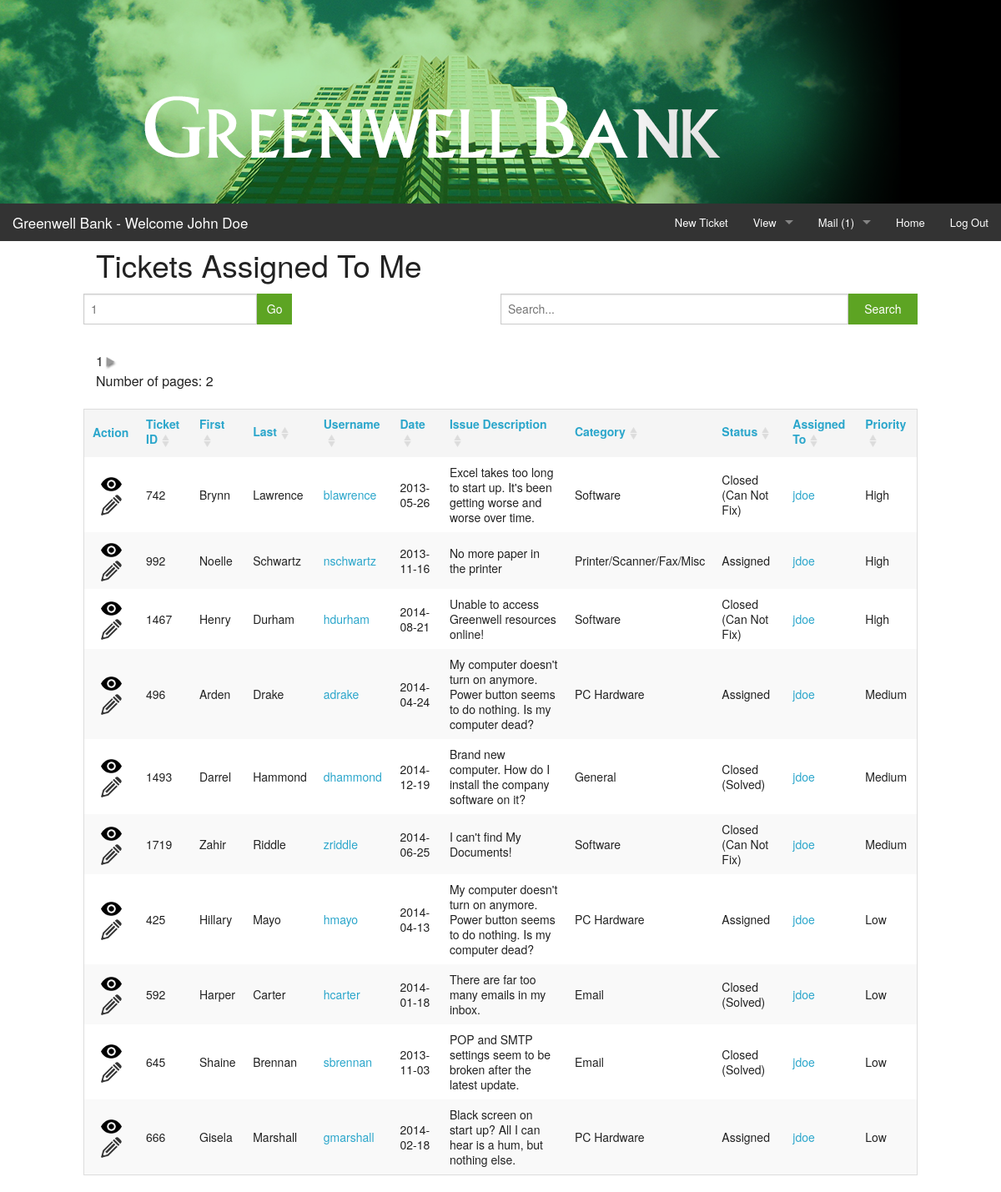
/assignedtickets.php (signed in), run on the app's committed database.
### tables this page shows
CREATE TABLE IF NOT EXISTS `ticket` (
  `ticketID` int(11) NOT NULL AUTO_INCREMENT,
  `userID` int(11) NOT NULL,
  `statusID` int(11) NOT NULL,
  `categoryID` int(11) NOT NULL,
  `priorityID` int(11) NOT NULL,
  `assignedTo` int(11) DEFAULT NULL,
  `timestamp` date NOT NULL,
  `issueDesc` text NOT NULL,
  PRIMARY KEY (`ticketID`)
);

CREATE TABLE IF NOT EXISTS `user` (
  `userID` int(11) NOT NULL AUTO_INCREMENT,
  `username` varchar(40) NOT NULL,
  `passwd` varchar(40) NOT NULL,
  `dateRegistered` date NOT NULL,
  `datePassword` date NOT NULL,
  `firstName` varchar(40) NOT NULL,
  `lastName` varchar(40) NOT NULL,
  `email` varchar(60) NOT NULL,
  `department` int(11) NOT NULL,
  `privilege` int(11) NOT NULL,
  PRIMARY KEY (`userID`)
);

CREATE TABLE IF NOT EXISTS `category` (
  `categoryID` int(11) NOT NULL AUTO_INCREMENT,
  `category` varchar(30) NOT NULL,
  PRIMARY KEY (`categoryID`)
);

CREATE TABLE IF NOT EXISTS `status` (
  `statusID` int(11) NOT NULL AUTO_INCREMENT,
  `status` varchar(20) NOT NULL,
  PRIMARY KEY (`statusID`)
);

CREATE TABLE IF NOT EXISTS `priority` (
  `priorityID` int(11) NOT NULL AUTO_INCREMENT,
  `priority` varchar(10) NOT NULL,
  PRIMARY KEY (`priorityID`)
);

### incl/paginatedtable.inc.php (the view, shortened to what this page needs)
<!doctype html>
<html lang="en">
<head>
</head>
<?php
	function column_sort($col_name) {
		if (isset($_GET['sortBy']) && isset($_GET['sortOrder'])) {
			if ($_GET['sortBy'] == $col_name->table . "." . $col_name->orgname) {
				if ($_GET['sortOrder'] == "DESC") {
					$sortImg = '<img src="images/sort_desc.png">';
				} else {
					$sortImg = '<img src="images/sort_asc.png">';
				}
			} else {
				$sortImg = '<img src="images/sort_both.png">';
			}
		} else {
			$sortImg = '<img src="images/sort_both.png">';
		}
		if (isset($_GET['sortBy']) && isset($_GET['sortOrder'])) {
			if ($_GET['sortBy'] !== $col_name->table . "." . $col_name->orgname) {
				$urlParams = http_build_query(array_merge($_GET, array("sortBy"=>$col_name->table . "." . $col_name->orgname,"sortOrder"=>"ASC")));
				echo "<th><a href=\"?" . $urlParams . "\">" . $col_name->name . "$sortImg</a></th>";
			} else {
				if ($_GET['sortOrder'] == "ASC") {
					$urlParams = http_build_query(array_merge($_GET, array("sortBy"=>$col_name->table . "." . $col_name->orgname,"sortOrder"=>"DESC")));
					echo "<th><a href=\"?" . $urlParams . "\">" . $col_name->name . "$sortImg</a></th>";
				} else {
					$urlParams = http_build_query(array_merge($_GET, array("sortBy"=>$col_name->table . "." . $col_name->orgname,"sortOrder"=>"ASC")));
					echo "<th><a href=\"?" . $urlParams . "\">" . $col_name->name . "$sortImg</a></th>";
				}
			}
		} else {
			$urlParams = http_build_query(array_merge($_GET, array("sortBy"=>$col_name->table . "." . $col_name->orgname,"sortOrder"=>"ASC")));
			echo "<th><a href=\"?" . $urlParams . "\">" . $col_name->name . "$sortImg</a></th>";
		}
	}
	function next_page($page) {
		$page++;
		if ($_SERVER['QUERY_STRING']) {
			$urlParams = http_build_query(array_merge($_GET, array("page"=>$page)));
			echo "<a href=\"?" . $urlParams . "\"><img src=\"images/forward_disabled.png\"></a>";
		} else {
			echo "<a href=\"?page=" . $page . "\"><img src=\"images/forward_disabled.png\"></a>";
		}
	}
	function pagination_links($numRows,$rowsPerPage,$page) {
		echo '<form method="post" action="' . $_SERVER['PHP_SELF'] . '?' . $_SERVER['QUERY_STRING'] . '">';
		echo "<div class='row'>";
		echo "<div class='row collapse'>";
		echo "<div class='small-10 columns'>";
		echo '<input type="text" name="pageNo" placeholder="' . $page . '">';
		echo "</div>";
		echo "<div class='small-2 columns'>";
		echo '<input class="success button postfix" type="submit" value="Go">';
		echo "</div>";
		echo "</div>";
		echo "</div>";
		echo '</form>';
		if ($numRows % $rowsPerPage != 0) {
			$numPages = intval($numRows / $rowsPerPage) + 1;
		} else {
			$numPages = intval($numRows / $rowsPerPage);
		}
		echo $page;
		if (!($page >= $numPages)) {
			next_page($page);
		}
		echo "<p>Number of pages: $numPages</p>";
	}
	function search_filter() {
		echo '<form method="post" action="' . $_SERVER['PHP_SELF'] . '?' . http_build_query($_GET) . '">';
		echo "<div class='row'>";
		echo "<div class='row collapse'>";
		echo "<div class='small-10 columns'>";
		echo '<input type="text" name="searchFilter" placeholder="' . "Search..." . '">';
		echo "</div>";
		echo "<div class='small-2 columns'>";
		echo '<input class="success button postfix" type="submit" value="Search">';
		echo "</div>";
		echo "</div>";
		echo "</div>";
		echo '</form>';
	}
function output_table($sql,$tableName,$view,$edit,$delete) {
	global $dbc;
	if (isset($_GET['page'])) {
		$page = $_GET['page'];
	} else {
		$page = "1";
	}
	if (isset($_GET['search'])) {
		$searchFilter = mysqli_real_escape_string($dbc,$_GET['search']);
	} else {
		$searchFilter = "";
	}
	$searchParams = null;
	if ($searchFilter) {
		$result = mysqli_query($dbc,$sql);
		while ($col_name = mysqli_fetch_field($result)) {
			if (!$searchParams) {
				$searchParams = "WHERE ";
			} else {
				$searchParams .= "OR ";
			}
			$searchParams .= $col_name->orgname . " LIKE \"%$searchFilter%\" ";
		}
		$rowsPerPage = 10;
		$pageOffset = 0;
	} else {
		$rowsPerPage = 10;
		$pageOffset = $page * $rowsPerPage - $rowsPerPage;
	}
	$sortParams = null;
	$result = mysqli_query($dbc,$sql . " " . $searchParams);
	if ($result) {
		$numRows = mysqli_num_rows($result);
	} else {
		$numRows = "0";
	}
	$result = mysqli_query($dbc, $sql . " " . $searchParams . $sortParams . " LIMIT $pageOffset, $rowsPerPage");
	if ($result) {
		$numCols = mysqli_num_fields($result);
		echo "<div class='row'>";
		echo "<div class='large-3 columns'>";
		pagination_links($numRows,$rowsPerPage,$page);
		echo '</div>';
		echo "<div class='large-6 columns'>";
		search_filter();
		echo '</div>';
		echo "</div>";
		echo '<div class="row">';
		echo "<table id=\"" . "tbl_" . $tableName . "\">";
		echo "<thead>";
		echo "<tr>";
		if ($view || $edit || $delete) {
			echo "<th>";
			echo "<a href=\"\">Action</a>";
			echo "</th>";
		}
		$columnList = [];
		while ($col_name = mysqli_fetch_field($result)) {
			column_sort($col_name);
			array_push($columnList, $col_name->orgname);
		}
		echo "</tr>";
		echo "</thead>";
		echo "<tbody>";
		mysqli_data_seek($result,0);
		while ($rows=mysqli_fetch_array($result)) {
			echo "<tr>";
			if ($view || $edit || $delete) {
			echo "<th>";
			if ($view) {
				echo "<a data-reveal-id=\"viewRecord\" id=\"view" . $rows['0'] . "\" class=\"?viewid=" . $rows['0'] . "&assignedTo=" . $rows['8'] . "\" href=\"#\"><img src=\"images/view.png\"></a>";
			}
			if ($edit && ($_SESSION['privLevel'] == '2' || $_SESSION['privLevel'] == '4')) {
				echo "<a data-reveal-id=\"editRecord\" id=\"edit" . $rows['0'] . "\" class=\"?table=" . $tableName . "&id=" . $rows['0'] . "\" href=\"#\" id=\"edit" . $rows['0'] . "\"><img src=\"images/edit.png\"></a>";
			}
			echo "</th>";
		}
			for ($col_num=0; $col_num < $numCols; $col_num++) {
				echo "<td>";
				if ($columnList[$col_num] == "username") {
					echo '<a data-reveal-id="newMessage" href="#" id="message' . $rows[0] . '"class="?username=' . $rows[$col_num] . '">' . $rows[$col_num] . '</a>';
				} elseif ($columnList[$col_num] == "assignedTo") {
					if ($rows[$col_num]) {
						$assignedTo = $rows[$col_num];
						$assignedToSQL = "SELECT user.username FROM user JOIN ticket ON ticket.assignedTo=user.userID WHERE ticket.assignedTo='$assignedTo'";
						$assignedToResult = mysqli_query($dbc,$assignedToSQL);
						while ($assignedToRows=mysqli_fetch_array($assignedToResult)) {
							echo '<a data-reveal-id="newMessage" href="#" id="message' . $rows[0] . '"class="?username=' . $assignedToRows[0] . '">' . $assignedToRows[0] . '</a>';
							break;
						}
					} else {
						if ($_SESSION['privLevel'] == '2' || $_SESSION['privLevel'] == '4') {
							echo '<span id="assign' . $rows[0] . '"><a data-reveal-id="assign" href="#" class="tiny success button" id="?ticketID=' . $rows[0] . '">Click to Assign</a></span>';
						} else {
							echo "Unassigned";
						}
					}
				} else {
					echo $rows[$col_num];
				}
				echo "</td>";
			}
			echo "</tr>";
		}
		echo "</tbody>";
		echo "</table>";
		echo "</div>";
	} else {
		pagination_links($numRows,$rowsPerPage,$page);
		search_filter();
		echo "<p>No Results.</p>";
	}
}
?>
</body>
</html>

### assignedtickets.php (shortened to what this page needs)
<!doctype html>
<html lang="en">
<head>
</head>
<?php
	include("navigation.php");
	include("incl/paginatedtable.inc.php");
	echo '<div class="row">';
	echo '<div class="large-12 columns" id="assignedTickets">';
	echo '<h2>Tickets Assigned To Me</h2>';
	$userID = $_SESSION['userID'];
	$sql = "SELECT ticketID AS 'Ticket ID',user.firstName AS 'First',user.lastName AS 'Last',user.username AS 'Username',timestamp AS 'Date',issueDesc AS 'Issue Description',category.category AS 'Category',status.status AS 'Status', ticket.assignedTo AS 'Assigned To', priority.priority AS 'Priority' FROM ticket JOIN category ON ticket.categoryID=category.categoryID JOIN status ON ticket.statusID=status.statusID JOIN priority ON ticket.priorityID = priority.priorityID JOIN user ON ticket.userID = user.userID WHERE ticket.assignedTo = '$userID'";
	switch ($_SESSION['privLevel']) {
			case '2':
				output_table($sql,"AssignedTickets",1,1,0);
				break;
	}
?>
</div>
</div>
</body>
</html>

### navigation.php (shortened to what this page needs)
		<?php
	function helpdesk_nav($newMsgs) {
		?>
		<nav class="fixed top-bar" data-topbar>
  			<ul class="title-area">
    			<li class="name">
      			<h1><a href="#">Greenwell Bank - <?php echo "Welcome {$_SESSION['firstName']} {$_SESSION['lastName']}"; ?></a></h1>
    			</li>
  			</ul>
  		<section class="top-bar-section">
		<ul class="right">
			<li class="newTicketLink"><a data-reveal-id="newTicket" href="#">New Ticket</a></li>
			<li class="has-dropdown">
				<a href="#">View</a>
			</li>
			<li class="has-dropdown">
				<?php
				if ($newMsgs) {
					echo '<a href="#">Mail (' . $newMsgs . ')</a>';
				} else {
					echo '<a href="#">Mail</a>';
				}
				?>
			</li>
			<li><a href="home.php">Home</a></li>
			<li><a href="logout.php">Log Out</a></li>
		</ul>
		</section>
		</nav>
		<?php
	}
		?>
		<?php
	$userID = $_SESSION['userID'];
	$msgResult = mysqli_query($dbc, "SELECT * FROM message WHERE msgRead='0' AND msgTo='$userID'");
	$newMsgs = mysqli_num_rows($msgResult);
	echo "<div id='header'>";
	echo "<a href='home.php'><img src='images/greenwell_logo_flat.png' height='244'></a>";
	echo "</div>";
	echo "<div id=\"nav\">";
	switch ($_SESSION['privLevel']) {
			case '2':
				helpdesk_nav($newMsgs);
				break;
		}
	echo "</div>"
?>

### css/style.css (style rules this page uses)
#header { background: #000; }

### data on the page
ticket: ticketID "742", userID.firstName "Brynn", userID.lastName "Lawrence", userID.username "blawrence", timestamp "2013-05-26", issueDesc "Excel takes too long to start up. It's been getting worse and worse over time.", categoryID.category "Software", statusID.status "Closed (Can Not Fix)", priorityID.priority "High"
user: username "jdoe"
ticket: ticketID "992", userID.firstName "Noelle", userID.lastName "Schwartz", userID.username "nschwartz", timestamp "2013-11-16", issueDesc "No more paper in the printer", categoryID.category "Printer/Scanner/Fax/Misc", statusID.status "Assigned", priorityID.priority "High"
ticket: ticketID "1467", userID.firstName "Henry", userID.lastName "Durham", userID.username "hdurham", timestamp "2014-08-21", issueDesc "Unable to access Greenwell resources online!", categoryID.category "Software", statusID.status "Closed (Can Not Fix)", priorityID.priority "High"
ticket: ticketID "496", userID.firstName "Arden", userID.lastName "Drake", userID.username "adrake", timestamp "2014-04-24", issueDesc "My computer doesn't turn on anymore. Power button seems to do nothing. Is my computer dead?", categoryID.category "PC Hardware", statusID.status "Assigned", priorityID.priority "Medium"
ticket: ticketID "1493", userID.firstName "Darrel", userID.lastName "Hammond", userID.username "dhammond", timestamp "2014-12-19", issueDesc "Brand new computer. How do I install the company software on it?", categoryID.category "General", statusID.status "Closed (Solved)", priorityID.priority "Medium"
ticket: ticketID "1719", userID.firstName "Zahir", userID.lastName "Riddle", userID.username "zriddle", timestamp "2014-06-25", issueDesc "I can't find My Documents!", categoryID.category "Software", statusID.status "Closed (Can Not Fix)", priorityID.priority "Medium"
ticket: ticketID "425", userID.firstName "Hillary", userID.lastName "Mayo", userID.username "hmayo", timestamp "2014-04-13", issueDesc "My computer doesn't turn on anymore. Power button seems to do nothing. Is my computer dead?", categoryID.category "PC Hardware", statusID.status "Assigned", priorityID.priority "Low"
ticket: ticketID "592", userID.firstName "Harper", userID.lastName "Carter", userID.username "hcarter", timestamp "2014-01-18", issueDesc "There are far too many emails in my inbox.", categoryID.category "Email", statusID.status "Closed (Solved)", priorityID.priority "Low"
ticket: ticketID "645", userID.firstName "Shaine", userID.lastName "Brennan", userID.username "sbrennan", timestamp "2013-11-03", issueDesc "POP and SMTP settings seem to be broken after the latest update.", categoryID.category "Email", statusID.status "Closed (Solved)", priorityID.priority "Low"
ticket: ticketID "666", userID.firstName "Gisela", userID.lastName "Marshall", userID.username "gmarshall", timestamp "2014-02-18", issueDesc "Black screen on start up? All I can hear is a hum, but nothing else.", categoryID.category "PC Hardware", statusID.status "Assigned", priorityID.priority "Low"

### other printed values
$_SESSION['firstName'] "John"
$_SESSION['lastName'] "Doe"
$newMsgs "1"
$page "1"
$numPages "2"
$col_name->name "Ticket ID"
$col_name->name "First"
$col_name->name "Last"
$col_name->name "Username"
$col_name->name "Date"
$col_name->name "Issue Description"
$col_name->name "Category"
$col_name->name "Status"
$col_name->name "Assigned To"
$col_name->name "Priority"
